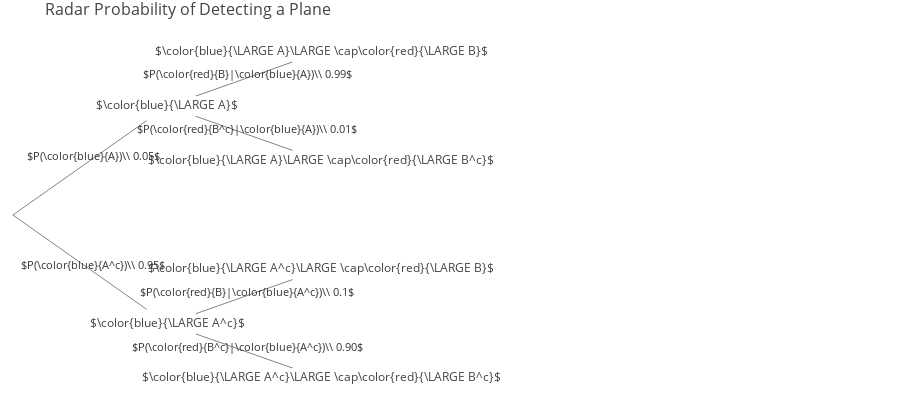

Here is the notebook cell this chart was saved with:
### Markdown cell above
### Conditional Probabilities

$P(A|B) = \frac{P(A\cap B)}{P(B)}$

$P(A|B)$ reads as *" probability of $A$ given $B$ "*

### Code cell
#Create a TreeGraph instance that shows the conditional probabilities of a radar when detecting planes:

radar_nodes = {0:('',[1,2]), #(Node name, [children])
               1:('$\color{blue}{\LARGE A}$',[3,4]),
               2:('$\color{blue}{\LARGE A^c}$',[5,6]),
               3:('$\color{blue}{\LARGE A}\LARGE \cap\color{red}{\LARGE B}$',None),
               4:('$\color{blue}{\LARGE A}\LARGE \cap\color{red}{\LARGE B^c}$',None),
               5:('$\color{blue}{\LARGE A^c}\LARGE \cap\color{red}{\LARGE B}$',None),
               6:('$\color{blue}{\LARGE A^c}\LARGE \cap\color{red}{\LARGE B^c}$',None)}

edge_labels = {'01':'$P(\color{blue}{A})\\\ 0.05$',
               '02':'$P(\color{blue}{A^c})\\\ 0.95$',
               '13':'$P(\color{red}{B}|\color{blue}{A})\\\ 0.99$',
               '14':'$P(\color{red}{B^c}|\color{blue}{A})\\\ 0.01$',
               '25':'$P(\color{red}{B}|\color{blue}{A^c})\\\ 0.1$',
               '26':'$P(\color{red}{B^c}|\color{blue}{A^c})\\\ 0.90$'}

edge_weights = {'01':0.05,'02':0.95,'13':0.99,'14':0.01,'25':0.1,'26':0.9}

G = TreeGraph(orientation='h',root=radar_nodes[0][0],spread=2,gap=0.12,
              nodes=radar_nodes,edge_weights=edge_weights,edge_labels=edge_labels)

G.generic_plotly_plot("Radar Probability of Detecting a Plane", 
                    title_pos=0.05, height=400, width=None,legend=False)

### Figure 1 — Plotly figure (JSON) as saved in the notebook; plotly's stock layout.template omitted (floating-point values rounded to 4 significant figures)
{"data": [{"marker": {"color": [], "showscale": false, "size": 0}, "mode": "text", "text": [], "type": "scatter", "uid": "1410e10f-3ced-4966-9a8e-0425161187b7", "x": [0], "y": [0.5]}, {"line": {"color": "#777", "width": 0.9}, "mode": "lines", "text": [], "type": "scatter", "uid": "c2f1da85-5a4d-478c-ba50-a75377d34aa0", "x": [0, 0.12, null, 0, 0.12, null, 0.12, 0.24, null, 0.12, 0.24, null, 0.12, 0.24, null, 0.12, 0.24, null], "y": [0.5, 1, null, 0.5, 0, null, 1, 1.25, null, 1, 0.75, null, 0, 0.25, null, 0, -0.25, null]}, {"marker": {"color": ["white", "white", "white", "white", "white", "white"], "showscale": false, "size": 70, "symbol": "diamond-wide"}, "mode": "markers+text", "name": "Nodes", "showlegend": false, "text": ["$\\color{blue}{\\LARGE A}$", "$\\color{blue}{\\LARGE A^c}$", "$\\color{blue}{\\LARGE A}\\LARGE \\cap\\color{red}{\\LARGE B}$", "$\\color{blue}{\\LARGE A}\\LARGE \\cap\\color{red}{\\LARGE B^c}$", "$\\color{blue}{\\LARGE A^c}\\LARGE \\cap\\color{red}{\\LARGE B}$", "$\\color{blue}{\\LARGE A^c}\\LARGE \\cap\\color{red}{\\LARGE B^c}$"], "textfont": {"size": 12}, "type": "scatter", "uid": "f9fbb32f-912b-466d-ba53-b6a9e6aaa3bd", "x": [0.12, 0.12, 0.24, 0.24, 0.24, 0.24], "y": [1, 0, 1.25, 0.75, 0.25, -0.25]}], "layout": {"annotations": [{"align": "center", "arrowsize": 1, "arrowwidth": 1, "ax": 3, "ay": -5, "borderpad": 1, "font": {"color": "#333", "size": 11}, "showarrow": true, "text": "$P(\\color{blue}{A})\\\\ 0.05$", "x": 0.06, "xref": "x", "y": 0.75, "yref": "y"}, {"align": "center", "arrowsize": 1, "arrowwidth": 1, "ax": 3, "ay": -5, "borderpad": 1, "font": {"color": "#333", "size": 11}, "showarrow": true, "text": "$P(\\color{blue}{A^c})\\\\ 0.95$", "x": 0.06, "xref": "x", "y": 0.25, "yref": "y"}, {"align": "center", "arrowsize": 1, "arrowwidth": 1, "ax": 3, "ay": -5, "borderpad": 1, "font": {"color": "#333", "size": 11}, "showarrow": true, "text": "$P(\\color{red}{B}|\\color{blue}{A})\\\\ 0.99$", "x": 0.18, "xref": "x", "y": 1.125, "yref": "y"}, {"align": "center", "arrowsize": 1, "arrowwidth": 1, "ax": 3, "ay": -5, "borderpad": 1, "font": {"color": "#333", "size": 11}, "showarrow": true, "text": "$P(\\color{red}{B^c}|\\color{blue}{A})\\\\ 0.01$", "x": 0.18, "xref": "x", "y": 0.875, "yref": "y"}, {"align": "center", "arrowsize": 1, "arrowwidth": 1, "ax": 3, "ay": -5, "borderpad": 1, "font": {"color": "#333", "size": 11}, "showarrow": true, "text": "$P(\\color{red}{B}|\\color{blue}{A^c})\\\\ 0.1$", "x": 0.18, "xref": "x", "y": 0.125, "yref": "y"}, {"align": "center", "arrowsize": 1, "arrowwidth": 1, "ax": 3, "ay": -5, "borderpad": 1, "font": {"color": "#333", "size": 11}, "showarrow": true, "text": "$P(\\color{red}{B^c}|\\color{blue}{A^c})\\\\ 0.90$", "x": 0.18, "xref": "x", "y": -0.125, "yref": "y"}], "autosize": true, "height": 400, "hovermode": "closest", "margin": {"b": 0, "l": 0, "r": 0, "t": 30}, "showlegend": false, "title": {"font": {"size": 16}, "text": "Radar Probability of Detecting a Plane", "x": 0.05}, "width": 900, "xaxis": {"range": [-0.01, 0.69], "showgrid": false, "showticklabels": false, "zeroline": false}, "yaxis": {"range": [-0.35, 1.35], "showgrid": false, "showticklabels": false, "zeroline": false}}}
